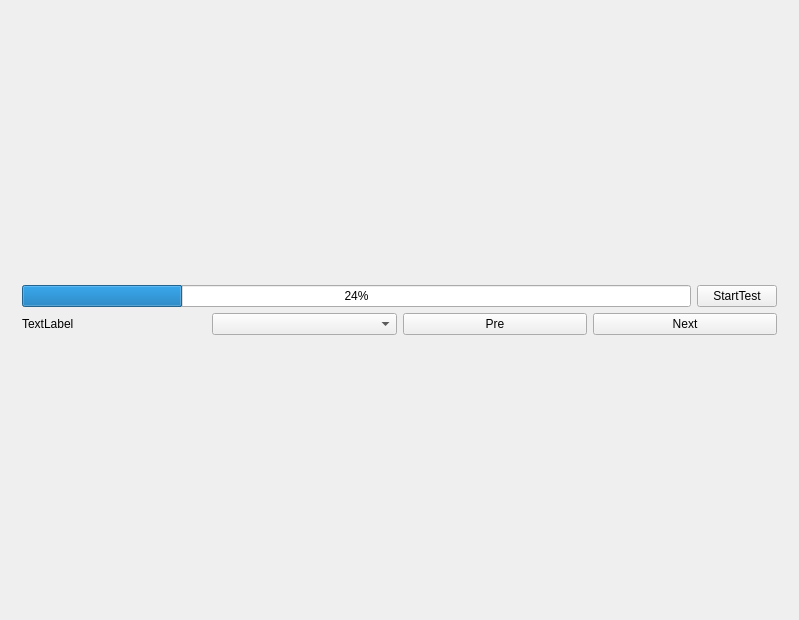
<?xml version="1.0" encoding="UTF-8"?>
<ui version="4.0">
 <class>MainWindow</class>
 <widget class="QMainWindow" name="MainWindow">
  <property name="geometry">
   <rect>
    <x>0</x>
    <y>0</y>
    <width>799</width>
    <height>620</height>
   </rect>
  </property>
  <property name="windowTitle">
   <string>MainWindow</string>
  </property>
  <widget class="QWidget" name="centralWidget">
   <layout class="QHBoxLayout" name="horizontalLayout">
    <item>
     <widget class="QStackedWidget" name="stackedWidget">
      <property name="enabled">
       <bool>true</bool>
      </property>
      <property name="currentIndex">
       <number>1</number>
      </property>
      <widget class="QWidget" name="page_Intro">
       <layout class="QGridLayout" name="gridLayout_2">
        <item row="0" column="0">
         <layout class="QVBoxLayout" name="verticalLayout_2">
          <item>
           <widget class="QLabel" name="label_intro">
            <property name="text">
             <string>TextLabel</string>
            </property>
           </widget>
          </item>
          <item>
           <widget class="QLabel" name="label_DNS_exp">
            <property name="sizePolicy">
             <sizepolicy hsizetype="Expanding" vsizetype="Expanding">
              <horstretch>0</horstretch>
              <verstretch>0</verstretch>
             </sizepolicy>
            </property>
            <property name="text">
             <string>TextLabel</string>
            </property>
           </widget>
          </item>
          <item>
           <layout class="QHBoxLayout" name="horizontalLayout_4">
            <item>
             <spacer name="horizontalSpacer">
              <property name="orientation">
               <enum>Qt::Horizontal</enum>
              </property>
              <property name="sizeHint" stdset="0">
               <size>
                <width>40</width>
                <height>20</height>
               </size>
              </property>
             </spacer>
            </item>
            <item>
             <widget class="QPushButton" name="next_Intro_Btn">
              <property name="text">
               <string>PushButton</string>
              </property>
             </widget>
            </item>
           </layout>
          </item>
         </layout>
        </item>
       </layout>
      </widget>
      <widget class="QWidget" name="page_Test">
       <layout class="QGridLayout" name="gridLayout">
        <item row="0" column="0">
         <layout class="QVBoxLayout" name="verticalLayout">
          <item>
           <layout class="QHBoxLayout" name="horizontalLayout_3">
            <item>
             <widget class="QProgressBar" name="progressBar">
              <property name="value">
               <number>24</number>
              </property>
             </widget>
            </item>
            <item>
             <widget class="QPushButton" name="start_Test_Btn">
              <property name="text">
               <string>StartTest</string>
              </property>
             </widget>
            </item>
           </layout>
          </item>
          <item>
           <layout class="QHBoxLayout" name="horizontalLayout_dns_and_sec" stretch="2,1">
            <item>
             <layout class="QVBoxLayout" name="verticalLayout_dns"/>
            </item>
            <item>
             <layout class="QVBoxLayout" name="verticalLayout_sec"/>
            </item>
           </layout>
          </item>
          <item>
           <layout class="QHBoxLayout" name="horizontalLayout_2">
            <item>
             <widget class="QLabel" name="label_ip">
              <property name="text">
               <string>TextLabel</string>
              </property>
             </widget>
            </item>
            <item>
             <widget class="QComboBox" name="comboBox_hw"/>
            </item>
            <item>
             <widget class="QPushButton" name="pre_Test_Btn">
              <property name="text">
               <string>Pre</string>
              </property>
             </widget>
            </item>
            <item>
             <widget class="QPushButton" name="set_Result_Btn">
              <property name="text">
               <string>Next</string>
              </property>
             </widget>
            </item>
           </layout>
          </item>
         </layout>
        </item>
       </layout>
      </widget>
     </widget>
    </item>
   </layout>
  </widget>
 </widget>
 <layoutdefault spacing="6" margin="11"/>
 <resources/>
 <connections/>
</ui>
